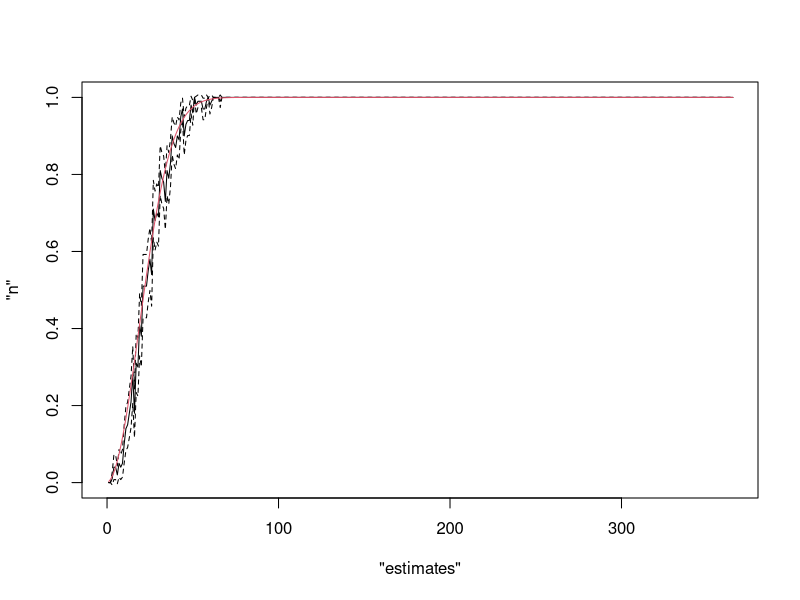

Recreate this plot in R.
set.seed(1)
birthday <- function(n, nReps)
{
	s <- sample(1:365, size=n, replace = TRUE)
	if (length(unique(s))==n)
	{
		num <- 0
	}else 
	{
		num <- 1
	}
	repeat
	{
		for (i in 2:nReps)
		{
		s <- sample(1:365, size=n, replace = TRUE)
			if (length(unique(s))==n)
			{
				num <- c(0, num)
			}else 
			{
				num <- c(1, num)
			}
		}
		if (i==nReps)
	{
	break
	}
	
	}		
	z <- sum(num)/nReps
	y <- sum(num)/nReps + c(-1,1) * qnorm(1-0.1/2) * sqrt( sum(num)/nReps * ( 1-sum(num)/nReps) / nReps)
	return(c(y,z))
	
}
data <- birthday(1, 100)
for (i in 2:365)
{
	data <- c(data,birthday(i, 100))
}
plot("estimates", "n", xlim=c(0,365), ylim=c(0,1))
data1 <- matrix(data, ncol=3, byrow=TRUE)
data12 <- data1[,3]
lines(c(1:length(data12)),data12)
data21 <- data1[,1]
data31 <- data1[,2]
lines(c(1:length(data21)), data21, lty= 2)
lines(c(1:length(data31)), data31, lty=2)
formula <- 1- prod(seq(from=((364)), to=365)/365)
formula <- c(formula, sapply(2:365, function(x) 1-prod(seq(from=((365-x)), to=365)/365)))
lines(c(1:365), formula, col=2)
